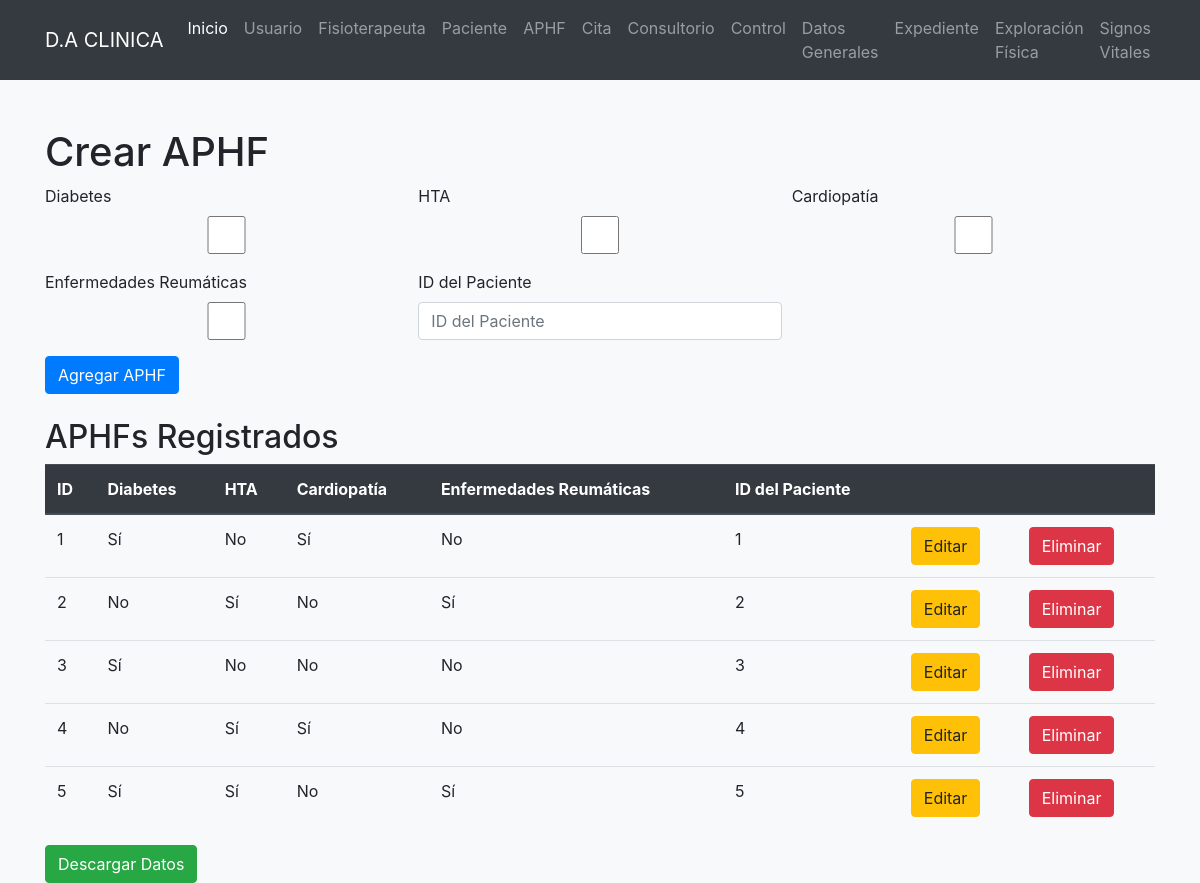
/aphf/mostrarAPHF.php, run on the app's committed database.
### tables this page shows
CREATE TABLE APHF (
    ID_APHF INT PRIMARY KEY AUTO_INCREMENT,
    diabetes BOOLEAN,
    HTA BOOLEAN,
    cardioPatia BOOLEAN,
    enfReumaticas BOOLEAN,
    Paciente_ID INT,
    created_at datetime,
updated_at datetime null,
deleted_at datetime null,
    FOREIGN KEY (Paciente_ID) REFERENCES Paciente(ID_Paciente)
);

### aphf/mostrarAPHF.php (the view, shortened to what this page needs)
<?php
$con = connection();
$sql = "SELECT * FROM aphf";
$query = mysqli_query($con, $sql);
?>
<!DOCTYPE html>
<html lang="en">
<head>
    <link rel="stylesheet" href="https://stackpath.bootstrapcdn.com/bootstrap/4.5.2/css/bootstrap.min.css">
</head>
<body class="bg-light">
    <nav class="navbar navbar-expand-lg navbar-dark bg-dark">
        <div class="container">
            <a class="navbar-brand" href="#">D.A CLINICA</a>
            <div class="collapse navbar-collapse" id="navbarNav">
                <ul class="navbar-nav">
                <li class="nav-item active">
                        <a class="nav-link" href="/clinica/index.php">Inicio</a>
                    </li>
                    <li class="nav-item">
                        <a class="nav-link" href="/clinica/usuario/mostrar.php">Usuario</a>
                    </li>
                    <li class="nav-item">
                        <a class="nav-link" href="/clinica/fisioterapeuta/mostrarFisioterapeuta.php">Fisioterapeuta</a>
                    </li>
                    <li class="nav-item">
                        <a class="nav-link" href="/clinica/paciente/mostrarPaciente.php">Paciente</a>
                    </li>
                    <li class="nav-item">
                        <a class="nav-link" href="/clinica/aphf/mostrarAPHF.php">APHF</a>
                    </li>
                    <li class="nav-item">
    <a class="nav-link" href="/clinica/cita/mostrarCita.php">Cita</a>
</li>
<li class="nav-item">
    <a class="nav-link" href="/clinica/consultorio/mostrarConsultorio.php">Consultorio</a>
</li>
<li class="nav-item">
    <a class="nav-link" href="/clinica/control/mostrarControl.php">Control</a>
</li>
<li class="nav-item">
    <a class="nav-link" href="/clinica/datosgenerales/mostrarDatosGenerales.php">Datos Generales</a>
</li>
<li class="nav-item">
    <a class="nav-link" href="/clinica/expediente/mostrarExpediente.php">Expediente</a>
</li>
<li class="nav-item">
    <a class="nav-link" href="/clinica/exploracionfisica/mostrarExploracionFisica.php">Exploración Física</a>
</li>
<li class="nav-item">
    <a class="nav-link" href="/clinica/signosvitales/mostrarSignosVitales.php">Signos Vitales</a>
</li>
                </ul>
            </div>
        </div>
    </nav>
    <div class="container mt-5">
        <div class="mb-4">
            <h1>Crear APHF</h1>
            <form action="insertarAphf.php" method="POST">
                <div class="form-row">
                    <div class="form-group col-md-4">
                        <label for="diabetes">Diabetes</label>
                        <input type="checkbox" class="form-control" name="diabetes">
                    </div>
                    <div class="form-group col-md-4">
                        <label for="HTA">HTA</label>
                        <input type="checkbox" class="form-control" name="HTA">
                    </div>
                    <div class="form-group col-md-4">
                        <label for="cardioPatia">Cardiopatía</label>
                        <input type="checkbox" class="form-control" name="cardioPatia">
                    </div>
                    <div class="form-group col-md-4">
                        <label for="enfReumaticas">Enfermedades Reumáticas</label>
                        <input type="checkbox" class="form-control" name="enfReumaticas">
                    </div>
                    <div class="form-group col-md-4">
                        <label for="Paciente_ID">ID del Paciente</label>
                        <input type="int" class="form-control" name="Paciente_ID" placeholder="ID del Paciente" required value="">
                    </div>
                </div>
                <button type="submit" class="btn btn-primary">Agregar APHF</button>
            </form>
        </div>
        <div>
            <h2>APHFs Registrados</h2>
            <table class="table">
                <thead class="thead-dark">
                    <tr>
                        <th>ID</th>
                        <th>Diabetes</th>
                        <th>HTA</th>
                        <th>Cardiopatía</th>
                        <th>Enfermedades Reumáticas</th>
                        <th>ID del Paciente</th>
                        <th></th>
                        <th></th>
                    </tr>
                </thead>
                <tbody>
                    <?php while ($row = mysqli_fetch_array($query)): ?>
                        <tr>
                            <td><?= $row['ID_APHF'] ?></td>
                            <td><?= $row['diabetes'] ? 'Sí' : 'No' ?></td>
                            <td><?= $row['HTA'] ? 'Sí' : 'No' ?></td>
                            <td><?= $row['cardioPatia'] ? 'Sí' : 'No' ?></td>
                            <td><?= $row['enfReumaticas'] ? 'Sí' : 'No' ?></td>
                            <td><?= $row['Paciente_ID'] ?></td>
                            <td>
                                <a class="btn btn-warning" href="updateAphf.php?id=<?= $row['ID_APHF'] ?>">Editar</a>
                            </td>
                            <td>
                                <a class="btn btn-danger" href="deleteAphf.php?id=<?= $row['ID_APHF'] ?>">Eliminar</a>
                            </td>
                        </tr>
                    <?php endwhile; ?>
                </tbody>
            </table><a class="btn btn-success" href="respaldarAPHF.php">Descargar Datos</a>
        </div>
    </div>
</body>
</html>

### data on the page
aphf: ID_APHF "1", diabetes "Sí", HTA "No", cardioPatia "Sí", enfReumaticas "No", Paciente_ID "1"
aphf: ID_APHF "2", diabetes "No", HTA "Sí", cardioPatia "No", enfReumaticas "Sí", Paciente_ID "2"
aphf: ID_APHF "3", diabetes "Sí", HTA "No", cardioPatia "No", enfReumaticas "No", Paciente_ID "3"
aphf: ID_APHF "4", diabetes "No", HTA "Sí", cardioPatia "Sí", enfReumaticas "No", Paciente_ID "4"
aphf: ID_APHF "5", diabetes "Sí", HTA "Sí", cardioPatia "No", enfReumaticas "Sí", Paciente_ID "5"
